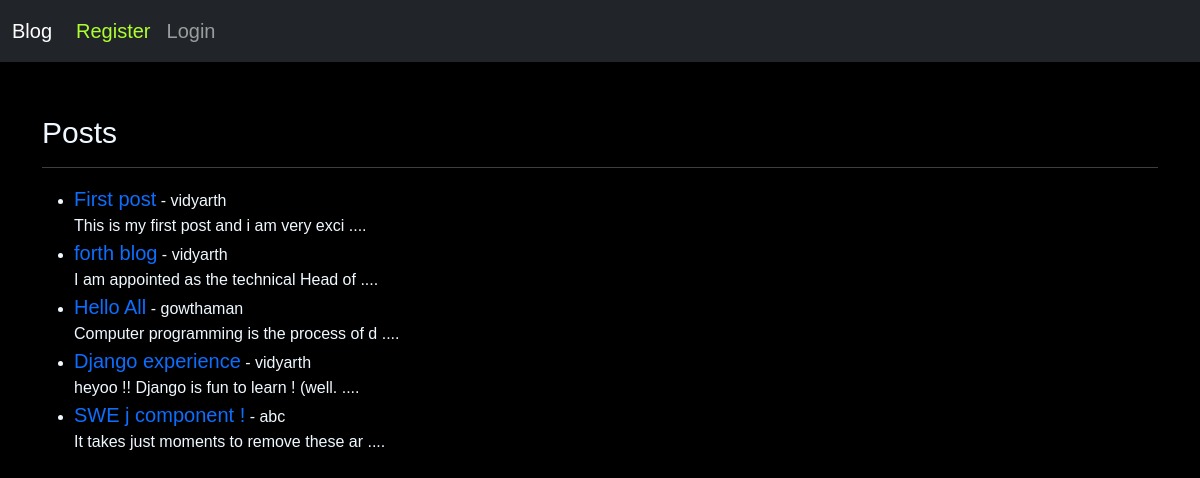
The page / on the database its author committed.
### myblog/models.py (models this page shows, shortened)
class post(models.Model):
    title = models.CharField(max_length=25)
    author = models.ForeignKey(User, on_delete=models.CASCADE)
    body = models.TextField()

### myblog/views.py (the view)
# urls.py: path('', homeview.as_view(), name = "home"),
class homeview(ListView):
    model = post
    template_name = "home.html"

### myblog/templates/home.html (shortened to what this page needs)
{% extends 'base.html' %}
{% block content %}
    <br>
    <br>
    <h1>Posts</h1>
    <hr>
    <ul>
    {% for i in object_list %}
        <li><a href="{% url 'article' pk=i.pk %}">{{i.title}}</a> - {{i.author}}
        <br>
        {{i.body|slice:":40"}} .... </li>
    {% endfor %}
    </ul>
    <br>
{% endblock %}

### myblog/templates/base.html (shortened to what this page needs)
<!doctype html>
<html lang="en">
<head>
    <link href="https://cdn.jsdelivr.net/npm/bootstrap@5.1.3/dist/css/bootstrap.min.css" rel="stylesheet"
>
</head>
<body>
    <nav class="navbar navbar-expand-lg navbar-dark bg-dark" style="background-color: rgb(39, 38, 38);">
        <div class="container-fluid">
            <a class="navbar-brand" href="{% url 'home' %}" >Blog</a>
            <div class="collapse navbar-collapse" id="navbarNav">
                <ul class="navbar-nav">
                    <li class="nav-item">
                        <a class="nav-link active" aria-current="page" href="{% url 'register' %}" style="color:greenyellow">Register</a>
                    </li>
                    {% if user.is_authenticated %}
                    <li class="nav-item">
                        <a class="nav-link" href="{% url 'logout' %}" style="color: rgb(255, 121, 72)">Logout</a>
                    </li>
                    <li class="nav-item">
                        <a class="nav-link" href="#" style="color: blueviolet;">{{user}}</a>
                    </li>
                    {% else %}
                        <li class="nav-item">
                            <a class="nav-link" href="{% url 'login' %}">Login</a>
                        </li>
                    {% endif %}
                </ul>
            </div>
        </div>
    </nav>
    <div class="container">
        {% block content %}
        {% endblock %}
    </div>
</body>
</html>

### myblog/templates/base.html (style rules this page uses)
body { font-family: 'Gill Sans', 'Gill Sans MT', Calibri, 'Trebuchet MS', sans-serif; background-color: black; }
h1 { color: aliceblue; margin-top: 5px; font-size: 30px; }
a { text-decoration: none; font-size: 20px; }
li { color: aliceblue; }
hr { color: aliceblue; }

### rows shown on the page
post: title "First post", author "vidyarth", body "This is my first post and i am very exci"
post: title "forth blog", author "vidyarth", body "I am appointed as the technical Head of"
post: title "Hello All", author "gowthaman", body "Computer programming is the process of d"
post: title "Django experience", author "vidyarth", body "heyoo !! Django is fun to learn ! (well."
post: title "SWE j component !", author "abc", body "It takes just moments to remove these ar"
